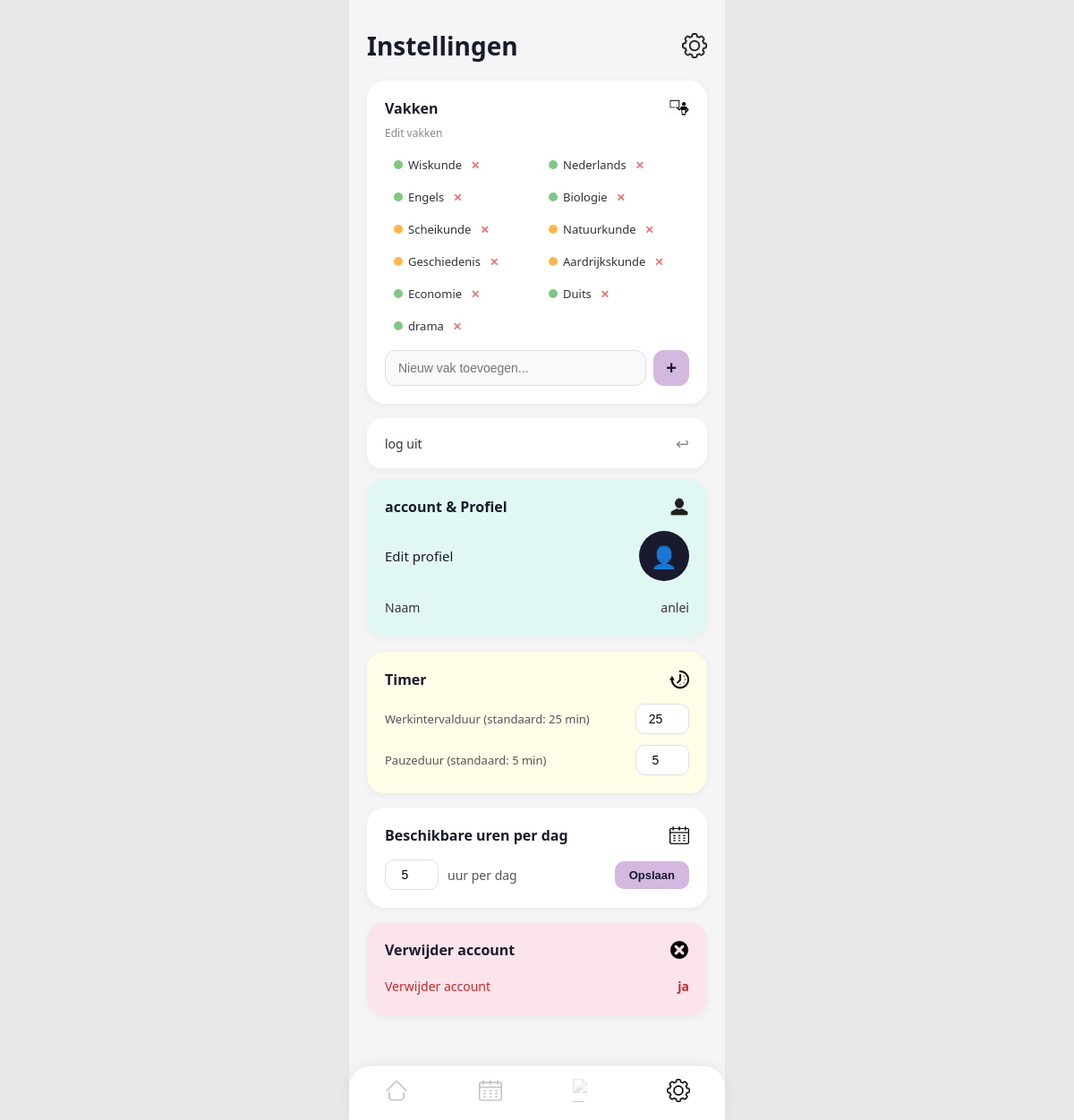
/instellingen (signed in), run on the app's committed database.
### tables this page shows
CREATE TABLE vakken (
            id INTEGER PRIMARY KEY AUTOINCREMENT,
            user_id INTEGER NOT NULL,
            naam TEXT NOT NULL,
            FOREIGN KEY (user_id) REFERENCES users(id)
        );

CREATE TABLE users (
            id INTEGER PRIMARY KEY AUTOINCREMENT,
            username TEXT NOT NULL UNIQUE,
            password TEXT NOT NULL,
            email TEXT,
            telefoonnummer TEXT,
            foto TEXT
        );

CREATE TABLE instellingen (
            id INTEGER PRIMARY KEY AUTOINCREMENT,
            user_id INTEGER NOT NULL UNIQUE,
            uren_per_dag INTEGER DEFAULT 4,
            FOREIGN KEY (user_id) REFERENCES users(id)
        );

### app.py (the view, shortened to what this page needs)
@app.route("/instellingen", methods=["GET", "POST"])
def instellingen():
    if not ingelogd():
        return redirect(url_for("login"))
    db = get_db()
    vakken = db.execute(
        "SELECT * FROM vakken WHERE user_id = ?",
        (session["user_id"],)
    ).fetchall()
    instelling = db.execute(
        "SELECT * FROM instellingen WHERE user_id = ?",
        (session["user_id"],)
    ).fetchone()
    user = db.execute(
        "SELECT * FROM users WHERE id = ?",
        (session["user_id"],)
    ).fetchone()
    return render_template("settings.html", vakken=vakken, instellingen=instelling, user=user)

### app.py (called while the page is built)
def ingelogd():
    return "user_id" in session

### database.py (called while the page is built)
def get_db():
    conn = sqlite3.connect("studybuddy.db")
    conn.row_factory = sqlite3.Row
    return conn

### templates/settings.html (shortened to what this page needs)
{% extends "base.html" %}
{% block content %}
<div class="page">
  <div class="page-header">
    <h1>Instellingen</h1>
    <img src="{{ url_for('static', filename='media/settings.png') }}" alt="Instellingen">
  </div>
  <div class="instellingen-sectie">
    <div class="sectie-header-row">
      <h2>Vakken</h2>
      <img src="{{ url_for('static', filename='media/classes.png') }}" alt="Instellingen">
    </div>
    <p class="sectie-subtitel">Edit vakken</p>
    {% if vakken %}
    <div class="vakken-grid">
      {% set kleuren = ['groen', 'groen', 'groen', 'groen', 'oranje', 'oranje', 'oranje', 'oranje'] %}
      {% for vak in vakken %}
      <div class="vak-chip">
        <span class="vak-dot {{ kleuren[loop.index0 % 8] }}"></span>
        <span>{{ vak['naam'] }}</span>
        <a href="{{ url_for('vak_verwijderen', vak_id=vak['id']) }}" class="vak-delete"
          onclick="return confirm('Vak verwijderen?')">✕</a>
      </div>
      {% endfor %}
    </div>
    {% endif %}
    <form method="POST" class="vak-form">
      <input type="text" name="vak_naam" placeholder="Nieuw vak toevoegen..." required>
      <button type="submit">+</button>
    </form>
  </div>
  <div class="instellingen-rij-kaart">
    <a href="{{ url_for('logout') }}" class="instellingen-rij">
      <span>log uit</span>
      <span class="rij-icon">↩</span>
    </a>
  </div>
  <div class="instellingen-sectie profiel-sectie">
    <div class="sectie-header-row">
      <h2>account & Profiel</h2>
      <img src="{{ url_for('static', filename='media/account.png') }}" alt="Instellingen">
    </div>
    <a href="{{ url_for('profiel') }}" class="profiel-edit-rij">
      <span class="profiel-edit-tekst">Edit profiel</span>
      {% if user and user['foto'] %}
      <img src="{{ url_for('static', filename='uploads/' + user['foto']) }}" class="avatar-foto-klein"
        alt="Profielfoto">
      {% else %}
      <div class="profiel-avatar-groot">👤</div>
      {% endif %}
    </a>
    <div class="profiel-info-rijen">
      <div class="profiel-info-rij">
        <span class="profiel-label">Naam</span>
        <span class="profiel-waarde">{{ session['username'] }}</span>
      </div>
    </div>
  </div>
  <div class="instellingen-sectie timer-sectie">
    <div class="sectie-header-row">
      <h2>Timer</h2>
      <img src="{{ url_for('static', filename='media/timer.png') }}" alt="Instellingen">
    </div>
    <div class="timer-instellingen">
      <div class="timer-rij">
        <span>Werkintervalduur (standaard: 25 min)</span>
        <input type="number" id="werkTijdInput" min="1" max="60" value="25" onchange="updateTimer('werk', this.value)">
      </div>
      <div class="timer-rij">
        <span>Pauzeduur (standaard: 5 min)</span>
        <input type="number" id="pauzeInput" min="1" max="30" value="5" onchange="updateTimer('pauze', this.value)">
      </div>
    </div>
  </div>
  <div class="instellingen-sectie">
    <div class="sectie-header-row">
      <h2>Beschikbare uren per dag</h2>
      <img src="{{ url_for('static', filename='media/calendar.png') }}" alt="Instellingen">
    </div>
    <form method="POST">
      <div class="uren-row">
        <input type="number" name="uren_per_dag" min="1" max="12"
          value="{{ instellingen['uren_per_dag'] if instellingen else 4 }}">
        <span>uur per dag</span>
        <button type="submit" class="btn-opslaan">Opslaan</button>
      </div>
    </form>
  </div>
  <div class="instellingen-sectie verwijder-sectie">
    <div class="sectie-header-row">
      <h2>Verwijder account</h2>
      <img src="{{ url_for('static', filename='media/delete.png') }}" alt="Instellingen">
    </div>
    <a href="#" class="verwijder-rij" onclick="return confirm('Weet je zeker dat je je account wilt verwijderen?')">
      <span>Verwijder account</span>
      <span class="verwijder-waarde">ja</span>
    </a>
  </div>
  <nav class="navbar">
    <a href="{{ url_for('dashboard') }}" class="nav-item active">
      <img src="{{ url_for('static', filename='media/home.png') }}" alt="Home">
    </a>
    <a href="{{ url_for('schema') }}" class="nav-item">
      <img src="{{ url_for('static', filename='media/calendar.png') }}" alt="Schema">
    </a>
    <a href="{{ url_for('taken') }}" class="nav-item">
      <img src="{{ url_for('static', filename='media/books.png') }}" alt="Taken">
    </a>
    <a href="{{ url_for('instellingen') }}" class="nav-item">
      <img src="{{ url_for('static', filename='media/settings.png') }}" alt="Instellingen">
    </a>
  </nav>
</div>
{% endblock %}

### templates/base.html (shortened to what this page needs)
<!DOCTYPE html>
<html lang="en">
<head>
    <link rel="stylesheet" href="{{ url_for('static', filename='css/style.css') }}">
</head>
<body>
    {% block content %}{% endblock %}
</body>
</html>

### data on the page
vakken: naam "Wiskunde"
vakken: naam "Nederlands"
vakken: naam "Engels"
vakken: naam "Biologie"
vakken: naam "Scheikunde"
vakken: naam "Natuurkunde"
vakken: naam "Geschiedenis"
vakken: naam "Aardrijkskunde"
vakken: naam "Economie"
vakken: naam "Duits"
vakken: naam "drama"
users: username "anlei"
instellingen: uren_per_dag "5"
